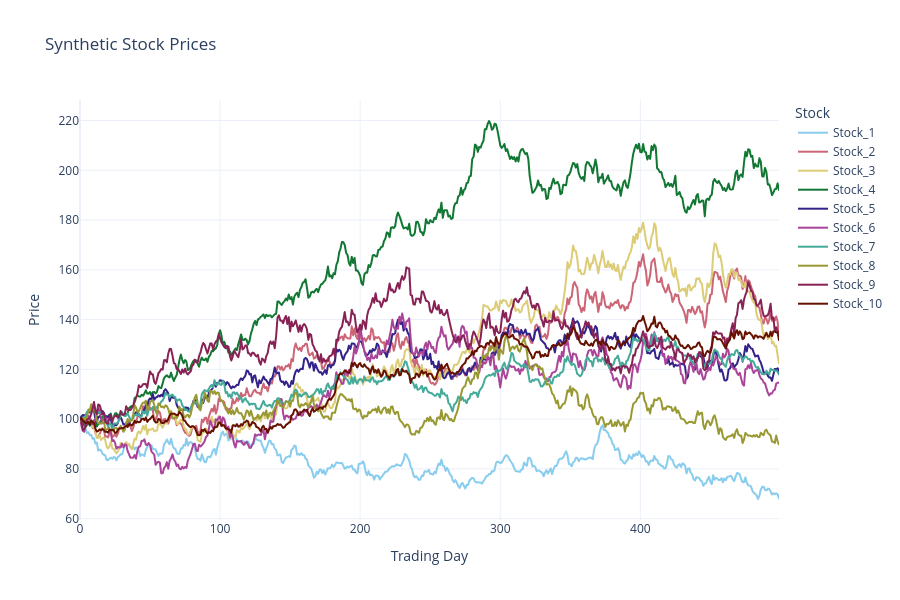
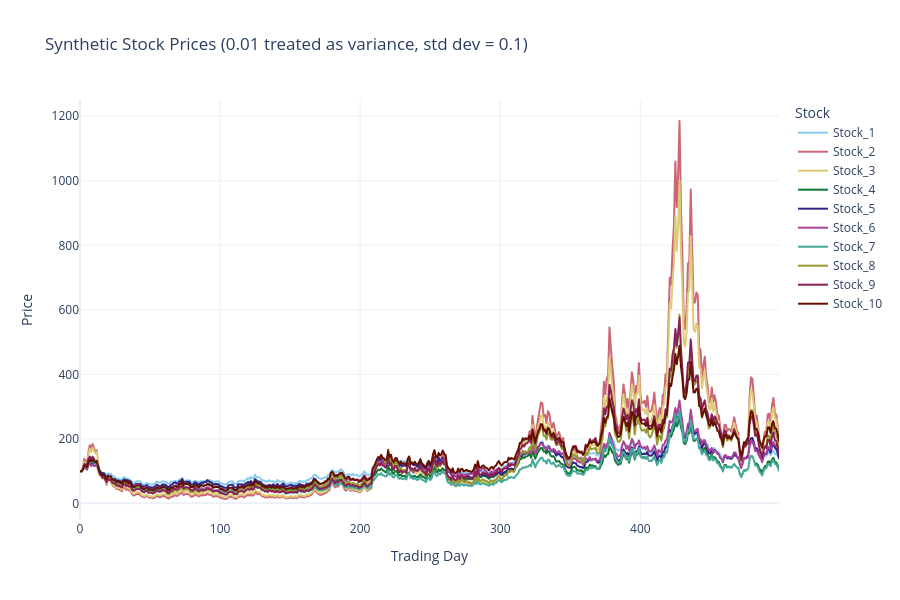

Notebook cell for these charts, in order:
### Markdown cell above
### Part a

### Code cell
########################################
# (a) Generate synthetic stock prices
########################################
np.random.seed(42)  # to make random numbers reproducible
N_stocks = 10
N_days = 500

# Set parameters

P0 = 100

mu = np.random.uniform(
    0.0001,
    0.0005,
    N_stocks
)

beta = np.random.uniform(
    0.5,
    1.5,
    N_stocks
)

sigma = np.random.uniform(
    0.005,
    0.02,
    N_stocks
)

# Generate common factor
# f_t ~ N(0, 0.01)

f = np.random.normal(
    0,
    0.01,
    N_days
)

# Generate prices using the DGP
# P_i,t = P_i,t-1 * exp(mu_i + beta_i * f_t + eps_i,t)

prices = np.zeros(
    (N_days, N_stocks)
)

prices[0] = P0

for t in range(1, N_days):

    eps = np.random.normal(
        0,
        sigma
    )

    prices[t] = prices[t-1] * np.exp(
        mu + beta*f[t] + eps
    )

stock_names = [
    f"Stock_{i+1}"
    for i in range(N_stocks)
]

prices_df = pd.DataFrame(
    prices,
    columns=stock_names
)

# Plot all 10 price series using Plotly.

price_plot_df = prices_df.reset_index().melt(
    id_vars="index",
    var_name="Stock",
    value_name="Price"
).rename(columns={"index": "Trading Day"})

fig = px.line(
    price_plot_df,
    x="Trading Day",
    y="Price",
    color="Stock",
    title="Synthetic Stock Prices",
    color_discrete_sequence=COLOR_SEQUENCE,
    hover_data={"Price": ":.3f"}
)
fig.update_layout(
    height=600,
    legend_title_text="Stock",
    xaxis_title="Trading Day",
    yaxis_title="Price",
)
fig.show()

display(prices_df.head())   # to ensure all stocks start from 100

########################################
# (a-alt) Same generation, but treating 0.01 as the VARIANCE of f_t instead of the std dev
# i.e. f_t ~ N(0, var=0.01) -> std dev = sqrt(0.01) = 0.1
# Same mu, beta, sigma, and seed are reused so only the factor's scale differs
########################################
np.random.seed(42)  # reset so this run is independently reproducible

# Generate common factor under the variance interpretation
# f_t ~ N(0, 0.01) where 0.01 is the variance, so scale passed to numpy must be sqrt(0.01)

f_var_interp = np.random.normal(
    0,
    np.sqrt(0.01),
    N_days
)

# Generate prices using the same DGP as above, just with the rescaled factor
# P_i,t = P_i,t-1 * exp(mu_i + beta_i * f_t + eps_i,t)

prices_var_interp = np.zeros(
    (N_days, N_stocks)
)

prices_var_interp[0] = P0

for t in range(1, N_days):

    eps = np.random.normal(
        0,
        sigma
    )

    prices_var_interp[t] = prices_var_interp[t-1] * np.exp(
        mu + beta*f_var_interp[t] + eps
    )

prices_var_interp_df = pd.DataFrame(
    prices_var_interp,
    columns=stock_names
)

# Plot all 10 price series (variance interpretation)

price_var_plot_df = prices_var_interp_df.reset_index().melt(
    id_vars="index",
    var_name="Stock",
    value_name="Price"
).rename(columns={"index": "Trading Day"})

fig = px.line(
    price_var_plot_df,
    x="Trading Day",
    y="Price",
    color="Stock",
    title="Synthetic Stock Prices (0.01 treated as variance, std dev = 0.1)",
    color_discrete_sequence=COLOR_SEQUENCE,
    hover_data={"Price": ":.3f"}
)
fig.update_layout(
    height=600,
    legend_title_text="Stock",
    xaxis_title="Trading Day",
    yaxis_title="Price",
)
fig.show()

display(prices_var_interp_df.head())   # to ensure all stocks start from 100

# Quick numeric comparison to inform the markdown discussion below
print("Std dev interpretation -> final-day price range:",
      prices_df.iloc[-1].min(), "to", prices_df.iloc[-1].max())
print("Variance interpretation -> final-day price range:",
      prices_var_interp_df.iloc[-1].min(), "to", prices_var_interp_df.iloc[-1].max())

### Figure 1 — Plotly figure (JSON) as saved in the notebook; plotly's stock layout.template omitted (floating-point values rounded to 4 significant figures; data arrays with more than 128 entries replaced by an {"elided": "..."} marker saying what was removed)
{"data": [{"hovertemplate": "Stock=Stock_1<br>Trading Day=%{x}<br>Price=%{y:.3f}<extra></extra>", "legendgroup": "Stock_1", "line": {"color": "rgb(136, 204, 238)", "dash": "solid"}, "marker": {"symbol": "circle"}, "mode": "lines", "name": "Stock_1", "showlegend": true, "type": "scattergl", "x": {"elided": "500 int values"}, "xaxis": "x", "y": {"elided": "500 float values"}, "yaxis": "y"}, {"hovertemplate": "Stock=Stock_2<br>Trading Day=%{x}<br>Price=%{y:.3f}<extra></extra>", "legendgroup": "Stock_2", "line": {"color": "rgb(204, 102, 119)", "dash": "solid"}, "marker": {"symbol": "circle"}, "mode": "lines", "name": "Stock_2", "showlegend": true, "type": "scattergl", "x": {"elided": "500 int values"}, "xaxis": "x", "y": {"elided": "500 float values"}, "yaxis": "y"}, {"hovertemplate": "Stock=Stock_3<br>Trading Day=%{x}<br>Price=%{y:.3f}<extra></extra>", "legendgroup": "Stock_3", "line": {"color": "rgb(221, 204, 119)", "dash": "solid"}, "marker": {"symbol": "circle"}, "mode": "lines", "name": "Stock_3", "showlegend": true, "type": "scattergl", "x": {"elided": "500 int values"}, "xaxis": "x", "y": {"elided": "500 float values"}, "yaxis": "y"}, {"hovertemplate": "Stock=Stock_4<br>Trading Day=%{x}<br>Price=%{y:.3f}<extra></extra>", "legendgroup": "Stock_4", "line": {"color": "rgb(17, 119, 51)", "dash": "solid"}, "marker": {"symbol": "circle"}, "mode": "lines", "name": "Stock_4", "showlegend": true, "type": "scattergl", "x": {"elided": "500 int values"}, "xaxis": "x", "y": {"elided": "500 float values"}, "yaxis": "y"}, {"hovertemplate": "Stock=Stock_5<br>Trading Day=%{x}<br>Price=%{y:.3f}<extra></extra>", "legendgroup": "Stock_5", "line": {"color": "rgb(51, 34, 136)", "dash": "solid"}, "marker": {"symbol": "circle"}, "mode": "lines", "name": "Stock_5", "showlegend": true, "type": "scattergl", "x": {"elided": "500 int values"}, "xaxis": "x", "y": {"elided": "500 float values"}, "yaxis": "y"}, {"hovertemplate": "Stock=Stock_6<br>Trading Day=%{x}<br>Price=%{y:.3f}<extra></extra>", "legendgroup": "Stock_6", "line": {"color": "rgb(170, 68, 153)", "dash": "solid"}, "marker": {"symbol": "circle"}, "mode": "lines", "name": "Stock_6", "showlegend": true, "type": "scattergl", "x": {"elided": "500 int values"}, "xaxis": "x", "y": {"elided": "500 float values"}, "yaxis": "y"}, {"hovertemplate": "Stock=Stock_7<br>Trading Day=%{x}<br>Price=%{y:.3f}<extra></extra>", "legendgroup": "Stock_7", "line": {"color": "rgb(68, 170, 153)", "dash": "solid"}, "marker": {"symbol": "circle"}, "mode": "lines", "name": "Stock_7", "showlegend": true, "type": "scattergl", "x": {"elided": "500 int values"}, "xaxis": "x", "y": {"elided": "500 float values"}, "yaxis": "y"}, {"hovertemplate": "Stock=Stock_8<br>Trading Day=%{x}<br>Price=%{y:.3f}<extra></extra>", "legendgroup": "Stock_8", "line": {"color": "rgb(153, 153, 51)", "dash": "solid"}, "marker": {"symbol": "circle"}, "mode": "lines", "name": "Stock_8", "showlegend": true, "type": "scattergl", "x": {"elided": "500 int values"}, "xaxis": "x", "y": {"elided": "500 float values"}, "yaxis": "y"}, {"hovertemplate": "Stock=Stock_9<br>Trading Day=%{x}<br>Price=%{y:.3f}<extra></extra>", "legendgroup": "Stock_9", "line": {"color": "rgb(136, 34, 85)", "dash": "solid"}, "marker": {"symbol": "circle"}, "mode": "lines", "name": "Stock_9", "showlegend": true, "type": "scattergl", "x": {"elided": "500 int values"}, "xaxis": "x", "y": {"elided": "500 float values"}, "yaxis": "y"}, {"hovertemplate": "Stock=Stock_10<br>Trading Day=%{x}<br>Price=%{y:.3f}<extra></extra>", "legendgroup": "Stock_10", "line": {"color": "rgb(102, 17, 0)", "dash": "solid"}, "marker": {"symbol": "circle"}, "mode": "lines", "name": "Stock_10", "showlegend": true, "type": "scattergl", "x": {"elided": "500 int values"}, "xaxis": "x", "y": {"elided": "500 float values"}, "yaxis": "y"}], "layout": {"height": 600, "legend": {"title": {"text": "Stock"}, "tracegroupgap": 0}, "title": {"text": "Synthetic Stock Prices"}, "xaxis": {"anchor": "y", "domain": [0, 1], "title": {"text": "Trading Day"}}, "yaxis": {"anchor": "x", "domain": [0, 1], "title": {"text": "Price"}}}}

### Figure 2 — Plotly figure (JSON) as saved in the notebook; plotly's stock layout.template omitted (floating-point values rounded to 4 significant figures; data arrays with more than 128 entries replaced by an {"elided": "..."} marker saying what was removed)
{"data": [{"hovertemplate": "Stock=Stock_1<br>Trading Day=%{x}<br>Price=%{y:.3f}<extra></extra>", "legendgroup": "Stock_1", "line": {"color": "rgb(136, 204, 238)", "dash": "solid"}, "marker": {"symbol": "circle"}, "mode": "lines", "name": "Stock_1", "showlegend": true, "type": "scattergl", "x": {"elided": "500 int values"}, "xaxis": "x", "y": {"elided": "500 float values"}, "yaxis": "y"}, {"hovertemplate": "Stock=Stock_2<br>Trading Day=%{x}<br>Price=%{y:.3f}<extra></extra>", "legendgroup": "Stock_2", "line": {"color": "rgb(204, 102, 119)", "dash": "solid"}, "marker": {"symbol": "circle"}, "mode": "lines", "name": "Stock_2", "showlegend": true, "type": "scattergl", "x": {"elided": "500 int values"}, "xaxis": "x", "y": {"elided": "500 float values"}, "yaxis": "y"}, {"hovertemplate": "Stock=Stock_3<br>Trading Day=%{x}<br>Price=%{y:.3f}<extra></extra>", "legendgroup": "Stock_3", "line": {"color": "rgb(221, 204, 119)", "dash": "solid"}, "marker": {"symbol": "circle"}, "mode": "lines", "name": "Stock_3", "showlegend": true, "type": "scattergl", "x": {"elided": "500 int values"}, "xaxis": "x", "y": {"elided": "500 float values"}, "yaxis": "y"}, {"hovertemplate": "Stock=Stock_4<br>Trading Day=%{x}<br>Price=%{y:.3f}<extra></extra>", "legendgroup": "Stock_4", "line": {"color": "rgb(17, 119, 51)", "dash": "solid"}, "marker": {"symbol": "circle"}, "mode": "lines", "name": "Stock_4", "showlegend": true, "type": "scattergl", "x": {"elided": "500 int values"}, "xaxis": "x", "y": {"elided": "500 float values"}, "yaxis": "y"}, {"hovertemplate": "Stock=Stock_5<br>Trading Day=%{x}<br>Price=%{y:.3f}<extra></extra>", "legendgroup": "Stock_5", "line": {"color": "rgb(51, 34, 136)", "dash": "solid"}, "marker": {"symbol": "circle"}, "mode": "lines", "name": "Stock_5", "showlegend": true, "type": "scattergl", "x": {"elided": "500 int values"}, "xaxis": "x", "y": {"elided": "500 float values"}, "yaxis": "y"}, {"hovertemplate": "Stock=Stock_6<br>Trading Day=%{x}<br>Price=%{y:.3f}<extra></extra>", "legendgroup": "Stock_6", "line": {"color": "rgb(170, 68, 153)", "dash": "solid"}, "marker": {"symbol": "circle"}, "mode": "lines", "name": "Stock_6", "showlegend": true, "type": "scattergl", "x": {"elided": "500 int values"}, "xaxis": "x", "y": {"elided": "500 float values"}, "yaxis": "y"}, {"hovertemplate": "Stock=Stock_7<br>Trading Day=%{x}<br>Price=%{y:.3f}<extra></extra>", "legendgroup": "Stock_7", "line": {"color": "rgb(68, 170, 153)", "dash": "solid"}, "marker": {"symbol": "circle"}, "mode": "lines", "name": "Stock_7", "showlegend": true, "type": "scattergl", "x": {"elided": "500 int values"}, "xaxis": "x", "y": {"elided": "500 float values"}, "yaxis": "y"}, {"hovertemplate": "Stock=Stock_8<br>Trading Day=%{x}<br>Price=%{y:.3f}<extra></extra>", "legendgroup": "Stock_8", "line": {"color": "rgb(153, 153, 51)", "dash": "solid"}, "marker": {"symbol": "circle"}, "mode": "lines", "name": "Stock_8", "showlegend": true, "type": "scattergl", "x": {"elided": "500 int values"}, "xaxis": "x", "y": {"elided": "500 float values"}, "yaxis": "y"}, {"hovertemplate": "Stock=Stock_9<br>Trading Day=%{x}<br>Price=%{y:.3f}<extra></extra>", "legendgroup": "Stock_9", "line": {"color": "rgb(136, 34, 85)", "dash": "solid"}, "marker": {"symbol": "circle"}, "mode": "lines", "name": "Stock_9", "showlegend": true, "type": "scattergl", "x": {"elided": "500 int values"}, "xaxis": "x", "y": {"elided": "500 float values"}, "yaxis": "y"}, {"hovertemplate": "Stock=Stock_10<br>Trading Day=%{x}<br>Price=%{y:.3f}<extra></extra>", "legendgroup": "Stock_10", "line": {"color": "rgb(102, 17, 0)", "dash": "solid"}, "marker": {"symbol": "circle"}, "mode": "lines", "name": "Stock_10", "showlegend": true, "type": "scattergl", "x": {"elided": "500 int values"}, "xaxis": "x", "y": {"elided": "500 float values"}, "yaxis": "y"}], "layout": {"height": 600, "legend": {"title": {"text": "Stock"}, "tracegroupgap": 0}, "title": {"text": "Synthetic Stock Prices (0.01 treated as variance, std dev = 0.1)"}, "xaxis": {"anchor": "y", "domain": [0, 1], "title": {"text": "Trading Day"}}, "yaxis": {"anchor": "x", "domain": [0, 1], "title": {"text": "Price"}}}}
